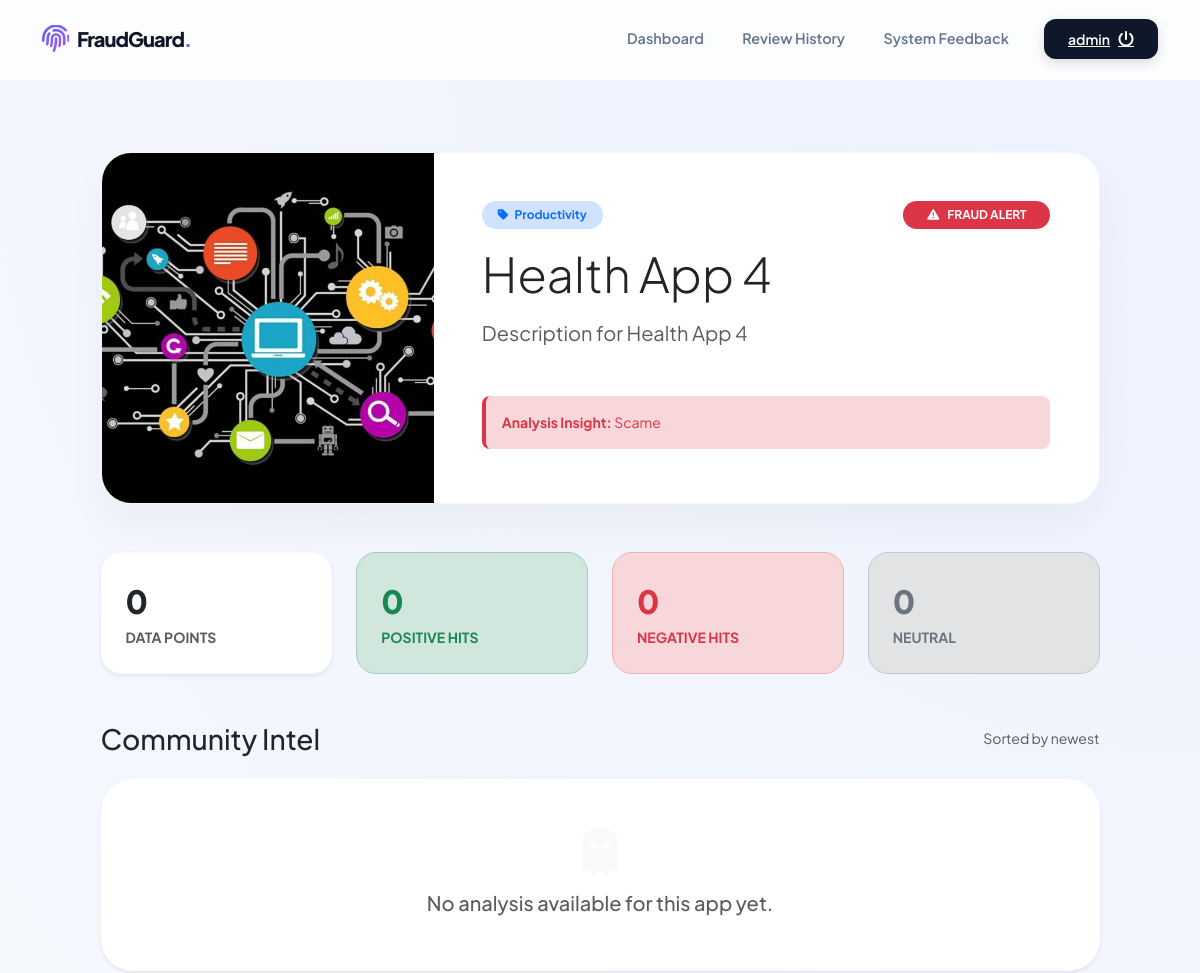
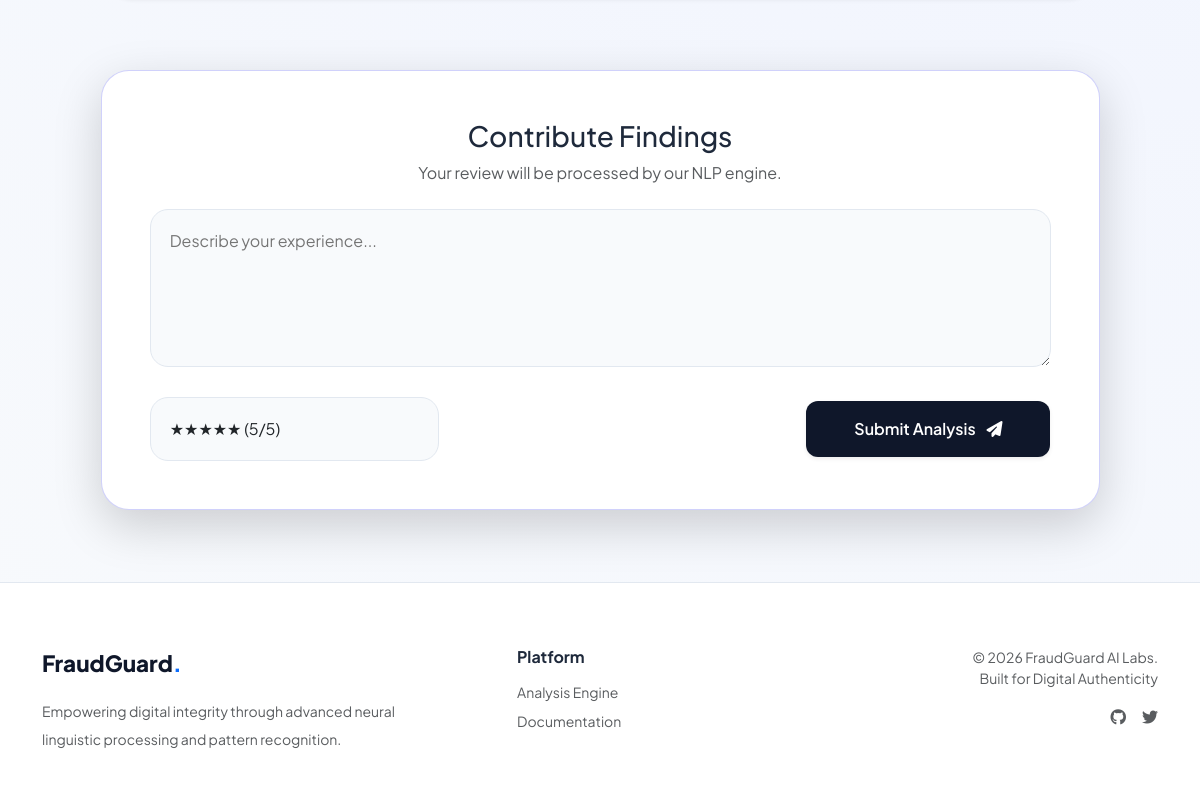
The app's page /app/25/ (signed in) with its own data (2 pictures, top to bottom).
### myapp/models.py (models this page shows, shortened)
class Application(models.Model):
    name = models.CharField(max_length=200)
    link = models.URLField(blank=True, null=True)           # Play Store link
    description = models.TextField()
    image = models.ImageField(upload_to='apps/', blank=True, null=True)
    category = models.ForeignKey(Category, on_delete=models.SET_NULL, null=True)
    is_fraud = models.BooleanField(default=False)
    fraud_reason = models.TextField(blank=True, null=True)
    added_on = models.DateTimeField(auto_now_add=True)

class Category(models.Model):
    name = models.CharField(max_length=100)

### myapp/views.py (the view)
# urls.py: path('app/<int:app_id>/', views.app_detail, name='app_detail'),
@login_required
def app_detail(request, app_id):
    app = get_object_or_404(Application, id=app_id)
    reviews = Review.objects.filter(application=app).order_by('-created_at')
    total = reviews.count()
    positive = reviews.filter(sentiment_score__gte=0.2).count()
    negative = reviews.filter(sentiment_score__lte=-0.2).count()
    neutral = total - positive - negative
    context = {
        'app': app,
        'reviews': reviews,
        'total_reviews': total,
        'positive': positive,
        'negative': negative,
        'neutral': neutral,
    }
    return render(request, 'app_detail.html', context)

### templates/app_detail.html (shortened to what this page needs)
{% extends 'base.html' %}
{% block content %}
<div class="container py-4">
    <div class="row justify-content-center">
        <div class="col-xl-11">
            <div class="app-profile-card mb-5">
                <div class="row g-0">
                    <div class="col-lg-4 app-visual-container">
                        {% if app.image %}
                            <img src="{{ app.image.url }}" class="w-100 h-100" style="object-fit: cover;" alt="{{ app.name }}">
                        {% else %}
                            <div class="text-center">
                                <i class="fas fa-layer-group fa-5x text-primary opacity-20 mb-3 d-block"></i>
                                <span class="text-muted fw-bold">No Image Provided</span>
                            </div>
                        {% endif %}
                    </div>
                    <div class="col-lg-8 p-4 p-md-5">
                        <div class="d-flex flex-wrap justify-content-between align-items-center mb-3">
                            <span class="badge bg-primary-subtle text-primary px-3 py-2 rounded-pill fw-bold small">
                                <i class="fas fa-tag me-1"></i> {{ app.category.name|default:"General" }}
                            </span>
                            {% if app.is_fraud %}
                                <span class="badge bg-danger text-white px-4 py-2 rounded-pill animate-pulse">
                                    <i class="fas fa-exclamation-triangle me-2"></i>FRAUD ALERT
                                </span>
                            {% endif %}
                        </div>
                        <h1 class="display-5 fw-800 text-dark mb-3">{{ app.name }}</h1>
                        <p class="text-muted fs-5 mb-4 lh-base">{{ app.description }}</p>
                        {% if app.is_fraud and app.fraud_reason %}
                            <div class="mt-4 p-3 bg-danger-subtle border-start border-danger border-4 rounded-3">
                                <p class="mb-0 text-danger small"><strong>Analysis Insight:</strong> {{ app.fraud_reason }}</p>
                            </div>
                        {% endif %}
                    </div>
                </div>
            </div>
            <div class="row g-4 mb-5">
                <div class="col-6 col-md-3">
                    <div class="stat-box bg-white shadow-sm border-light">
                        <span class="stat-value text-dark">{{ total_reviews }}</span>
                        <span class="text-muted small fw-bold text-uppercase">Data Points</span>
                    </div>
                </div>
                <div class="col-6 col-md-3">
                    <div class="stat-box bg-success-subtle border-success-subtle">
                        <span class="stat-value text-success">{{ positive }}</span>
                        <span class="text-success small fw-bold text-uppercase">Positive Hits</span>
                    </div>
                </div>
                <div class="col-6 col-md-3">
                    <div class="stat-box bg-danger-subtle border-danger-subtle">
                        <span class="stat-value text-danger">{{ negative }}</span>
                        <span class="text-danger small fw-bold text-uppercase">Negative Hits</span>
                    </div>
                </div>
                <div class="col-6 col-md-3">
                    <div class="stat-box bg-secondary-subtle border-secondary-subtle">
                        <span class="stat-value text-secondary">{{ neutral }}</span>
                        <span class="text-secondary small fw-bold text-uppercase">Neutral</span>
                    </div>
                </div>
            </div>
            <div class="d-flex justify-content-between align-items-center mb-4">
                <h3 class="fw-800 text-dark mb-0">Community Intel</h3>
                <span class="text-muted small">Sorted by newest</span>
            </div>
            {% if reviews %}
                <div class="row g-4">
                    {% for review in reviews %}
                    <div class="col-lg-6">
                        <div class="review-bubble p-4 h-100 {% if review.is_fake %}fake-flag{% endif %}">
                            <div class="d-flex justify-content-between mb-3">
                                <div class="d-flex align-items-center">
                                    <div class="user-avatar me-3">
                                        {{ review.user.username|slice:":1"|upper }}
                                    </div>
                                    <div>
                                        <h6 class="fw-800 mb-0">{{ review.user.get_full_name|default:review.user.username }}</h6>
                                        <span class="text-muted" style="font-size: 0.7rem;">{{ review.created_at|date:"M d, Y" }}</span>
                                    </div>
                                </div>
                                <div class="text-end">
                                    <div class="badge {% if review.sentiment == 'Positive' %}bg-success{% elif review.sentiment == 'Negative' %}bg-danger{% else %}bg-warning text-dark{% endif %} px-3 py-2 rounded-3">
                                        {{ review.sentiment }}
                                    </div>
                                    <div class="text-muted mt-1" style="font-size: 0.65rem;">Score: {{ review.sentiment_score|floatformat:2 }}</div>
                                </div>
                            </div>
                            <div class="mb-3">
                                {% for i in "12345" %}
                                    <i class="fas fa-star {% if forloop.counter <= review.rating %}text-warning{% else %}text-light{% endif %} small"></i>
                                {% endfor %}
                            </div>
                            <p class="text-dark small lh-base">"{{ review.text }}"</p>
                            {% if review.admin_note %}
                                <div class="mt-3 pt-3 border-top border-danger-subtle">
                                    <p class="mb-0 text-danger" style="font-size: 0.75rem;"><strong>Admin:</strong> {{ review.admin_note }}</p>
                                </div>
                            {% endif %}
                        </div>
                    </div>
                    {% endfor %}
                </div>
            {% else %}
                <div class="text-center py-5 bg-white rounded-5 shadow-sm">
                    <i class="fas fa-ghost fa-3x text-light mb-3"></i>
                    <h5 class="text-muted">No analysis available for this app yet.</h5>
                </div>
            {% endif %}
            <div class="mt-5 pt-4">
                {% if user.is_authenticated %}
                    <div class="write-review-card shadow-lg p-4 p-md-5">
                        <div class="text-center mb-4">
                            <h3 class="fw-800">Contribute Findings</h3>
                            <p class="text-muted">Your review will be processed by our NLP engine.</p>
                        </div>
                        <form method="POST" action="{% url 'post_review' app.id %}">
                            <div class="mb-4">
                                <textarea name="review_text" class="form-control-modern w-100" rows="5" placeholder="Describe your experience..." required></textarea>
                            </div>
                            <div class="row g-3 align-items-center">
                                <div class="col-md-4">
                                    <select name="rating" class="form-control-modern form-select">
                                        <option value="5">★★★★★ (5/5)</option>
                                    </select>
                                </div>
                                <div class="col-md-8 text-md-end">
                                    <button type="submit" class="btn-modern px-5 py-3 shadow-sm">
                                        Submit Analysis <i class="fas fa-paper-plane ms-2"></i>
                                    </button>
                                </div>
                            </div>
                        </form>
                    </div>
                {% else %}
                    <div class="text-center p-5 glass-card">
                        <p class="text-muted mb-3">Interested in contributing to this analysis?</p>
                        <a href="{% url 'login' %}" class="btn-modern text-decoration-none px-4 py-2 d-inline-block">Sign In to Review</a>
                    </div>
                {% endif %}
            </div>
        </div>
    </div>
</div>
{% endblock %}

### templates/base.html (shortened to what this page needs)
<!DOCTYPE html>
{% load static %}
<html lang="en">
<head>
    <link href="https://cdn.jsdelivr.net/npm/bootstrap@5.3.3/dist/css/bootstrap.min.css" rel="stylesheet">
    <link href="https://cdnjs.cloudflare.com/ajax/libs/font-awesome/6.5.2/css/all.min.css" rel="stylesheet">
</head>
<body>
    <nav class="navbar navbar-expand-lg sticky-top">
        <div class="container">
            <a class="navbar-brand d-flex align-items-center" href="{% url 'dashboard' %}">
                <i class="fas fa-fingerprint me-2 fs-3"></i>
                <span>FraudGuard<span style="color:var(--accent)">.</span></span>
            </a>
            <div class="collapse navbar-collapse" id="navbarNav">
                <ul class="navbar-nav ms-auto align-items-center">
                    {% if user.is_authenticated %}
                        <li class="nav-item"><a class="nav-link {% if request.resolver_match.url_name == 'dashboard' %}active{% endif %}" href="{% url 'dashboard' %}">Dashboard</a></li>
                        <li class="nav-item"><a class="nav-link {% if request.resolver_match.url_name == 'my_reviews' %}active{% endif %}" href="{% url 'my_reviews' %}">Review History</a></li>
                        <li class="nav-item"><a class="nav-link {% if request.resolver_match.url_name == 'submit_feedback' %}active{% endif %}" href="{% url 'submit_feedback' %}">System Feedback</a></li>
                        <li class="nav-item ms-lg-3">
                            <a class="btn-modern d-inline-flex align-items-center" href="{% url 'logout' %}">
                                <span class="me-2 text-white small">{{ user.username }}</span>
                                <i class="fas fa-power-off"></i>
                            </a>
                        </li>
                    {% else %}
                        <li class="nav-item"><a class="nav-link" href="{% url 'login' %}">Sign In</a></li>
                        <li class="nav-item ms-lg-2"><a class="btn-modern" href="{% url 'register' %}">Get Started</a></li>
                    {% endif %}
                </ul>
            </div>
        </div>
    </nav>
    <main class="flex-grow-1 py-5">
        <div class="container">
            {% block content %}{% endblock %}
        </div>
    </main>
    <footer>
        <div class="container">
            <div class="row g-4 justify-content-between">
                <div class="col-lg-4">
                    <div class="footer-logo mb-3">FraudGuard<span class="text-primary">.</span></div>
                    <p class="text-muted small lh-lg">Empowering digital integrity through advanced neural linguistic processing and pattern recognition.</p>
                </div>
                <div class="col-lg-2">
                    <h6 class="fw-bold mb-3">Platform</h6>
                    <ul class="list-unstyled small">
                        <li class="mb-2"><a href="#" class="text-decoration-none text-muted">Analysis Engine</a></li>
                        <li class="mb-2"><a href="#" class="text-decoration-none text-muted">Documentation</a></li>
                    </ul>
                </div>
                <div class="col-lg-4 text-lg-end">
                    <p class="small text-muted mb-0">&copy; 2026 FraudGuard AI Labs.</p>
                    <p class="small text-muted">Built for Digital Authenticity</p>
                    <div class="d-flex justify-content-lg-end gap-3 mt-3">
                        <a href="#" class="text-muted"><i class="fab fa-github"></i></a>
                        <a href="#" class="text-muted"><i class="fab fa-twitter"></i></a>
                    </div>
                </div>
            </div>
        </div>
    </footer>
</body>
</html>

### templates/base.html (style rules this page uses)
:root { --glass-bg: rgba(255, 255, 255, 0.7); --glass-border: rgba(255, 255, 255, 0.3); --accent: #6366f1; --accent-glow: rgba(99, 102, 241, 0.3); --dark-surface: #0f172a; --text-main: #1e293b; }
body { font-family: 'Plus Jakarta Sans', sans-serif; background: radial-gradient(circle at top right, #eef2ff, #f8fafc); color: var(--text-main); min-height: 100vh; display: flex; flex-direction: column; overflow-x: hidden; }
.navbar { background: rgba(255, 255, 255, 0.8) !important; backdrop-filter: blur(12px); -webkit-backdrop-filter: blur(12px); border-bottom: 1px solid var(--glass-border); padding: 1.2rem 0; }
.navbar-brand { font-weight: 800; letter-spacing: -1px; color: var(--dark-surface) !important; }
.navbar-brand i { background: linear-gradient(135deg, #6366f1, #a855f7); -webkit-background-clip: text; -webkit-text-fill-color: transparent; }
.nav-link { font-size: 0.9rem; font-weight: 600; color: #64748b !important; padding: 0.5rem 1.2rem !important; transition: all 0.3s cubic-bezier(0.4, 0, 0.2, 1); }
.btn-modern { background: var(--dark-surface); color: white; border-radius: 12px; padding: 0.6rem 1.5rem; font-weight: 600; border: none; transition: all 0.3s; box-shadow: 0 4px 12px rgba(15, 23, 42, 0.15); }
footer { background: white; border-top: 1px solid #e2e8f0; padding: 4rem 0 2rem; }
.footer-logo { font-weight: 800; color: var(--dark-surface); font-size: 1.4rem; }

### templates/app_detail.html (style rules this page uses)
.app-profile-card { background: white; border-radius: 30px; border: 1px solid #f1f5f9; overflow: hidden; box-shadow: 0 20px 40px rgba(0,0,0,0.04); }
.app-visual-container { min-height: 350px; background: #f8fafc; display: flex; align-items: center; justify-content: center; }
.stat-box { padding: 1.5rem; border-radius: 20px; transition: transform 0.3s ease; border: 1px solid transparent; }
.stat-value { font-size: 2rem; font-weight: 800; display: block; }
.write-review-card { border-radius: 28px; background: white; border: 1px solid var(--accent-glow); }
.form-control-modern { border: 1.5px solid #e2e8f0; border-radius: 18px; padding: 1.2rem; background: #f8fafc; transition: all 0.3s; }

### records on screen
Application: image (picture), category.name "Productivity", name "Health App 4", description "Description for Health App 4", fraud_reason "Scame"

### other values on screen
{{ user.username }} "admin"
{{ total_reviews }} "0"
{{ positive }} "0"
{{ negative }} "0"
{{ neutral }} "0"
